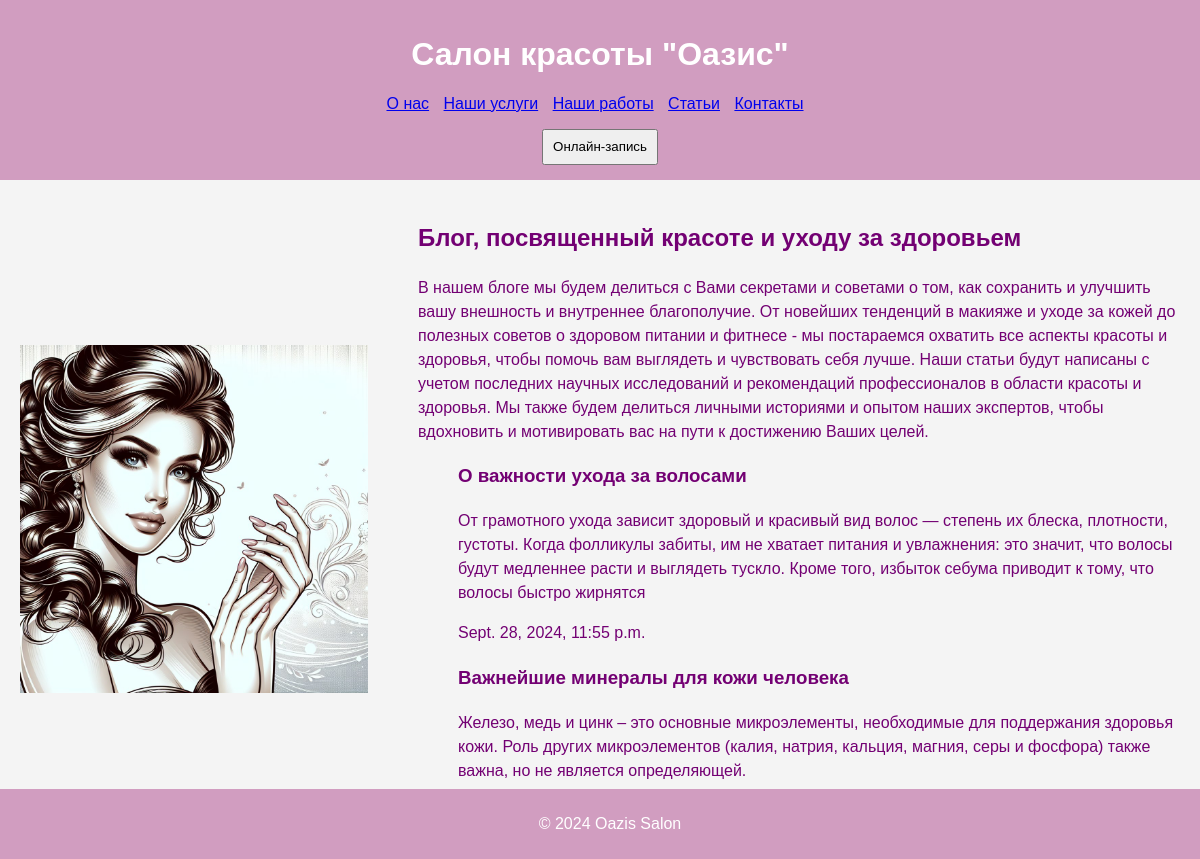
The app's page /articles/ with its own data.
### salon/models.py (models this page shows, shortened)
class Article(models.Model):
    objects = models.Manager
    title = models.CharField(max_length=255)
    content = models.TextField()
    created_at = models.DateTimeField(auto_now_add=True)

### salon/views.py (the view)
# urls.py: path('articles/', blogs, name='articles'),
def blogs(request):
    articles = Article.objects.all()
    return render(request, 'articles.html', {'articles': articles})

### templates/articles.html (shortened to what this page needs)
{% extends 'base.html' %}
{% block content %}
<div class="right-aligned">
    <h2>Блог, посвященный красоте и уходу за здоровьем</h2>
    <p>В нашем блоге мы будем делиться с Вами секретами и советами о том, как сохранить и улучшить вашу внешность и внутреннее
        благополучие. От новейших тенденций в макияже и уходе за кожей до полезных советов о здоровом питании и фитнесе - мы
        постараемся охватить все аспекты красоты и здоровья, чтобы помочь вам выглядеть и чувствовать себя лучше.
        Наши статьи будут написаны с учетом последних научных исследований и рекомендаций профессионалов в области красоты и здоровья.
        Мы также будем делиться личными историями и опытом наших экспертов, чтобы вдохновить и мотивировать вас на пути к достижению
        Ваших целей. </p>
</div>
<ul>
        {% for article in articles %}
        <h3>{{ article.title }}</h3>
        <p>{{ article.content }}</p>
        <p>{{ article.created_at }}</p>
        {% endfor %}
    </ul>
{% endblock %}

### records on screen
Article: title "О важности ухода за волосами", content "От грамотного ухода зависит здоровый и красивый вид волос — степень их блеска, плотности, густоты. Когда фолликулы забиты, им не хватает питания и увлажнения: это значит, что волосы будут медленнее расти и выглядеть тускло. Кроме того, избыток себума приводит к тому, что волосы быстро жирнятся", created_at "Sept. 28, 2024, 11:55 p.m."
Article: title "Важнейшие минералы для кожи человека", content "Железо, медь и цинк – это основные микроэлементы, необходимые для поддержания здоровья кожи. Роль других микроэлементов (калия, натрия, кальция, магния, серы и фосфора) также важна, но не является определяющей."
